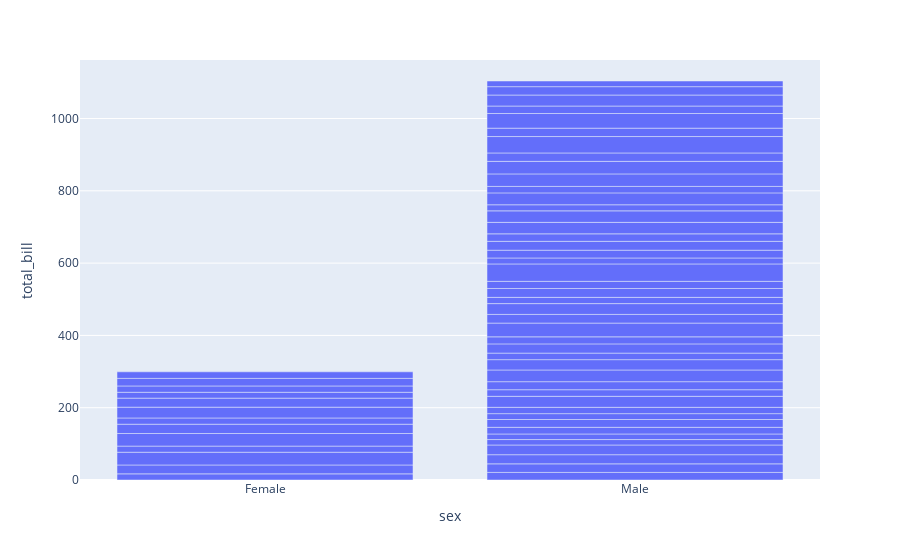

Here is the notebook cell this chart was saved with:
### Code cell
fi=data.query("total_bill > 15 and day =='Sun'")
fig=px.bar(fi,x='sex',y='total_bill')
fig.show()

### Figure 1 — Plotly figure (JSON) as saved in the notebook; plotly's stock layout.template omitted (floating-point values rounded to 4 significant figures)
{"data": [{"alignmentgroup": "True", "hovertemplate": "sex=%{x}<br>total_bill=%{y}<extra></extra>", "legendgroup": "", "marker": {"color": "#636efa", "pattern": {"shape": ""}}, "name": "", "offsetgroup": "", "orientation": "v", "showlegend": false, "textposition": "auto", "type": "bar", "x": ["Female", "Male", "Male", "Female", "Male", "Male", "Male", "Female", "Male", "Male", "Male", "Male", "Female", "Male", "Male", "Male", "Male", "Male", "Male", "Male", "Female", "Male", "Male", "Male", "Male", "Female", "Female", "Male", "Male", "Male", "Male", "Female", "Male", "Female", "Male", "Male", "Female", "Female", "Male", "Male", "Male", "Male", "Male", "Male", "Male", "Male", "Male", "Male", "Male", "Male", "Male", "Male", "Female", "Male", "Female", "Male", "Male"], "xaxis": "x", "y": [16.99, 21.01, 23.68, 24.59, 25.29, 26.88, 15.04, 35.26, 15.42, 18.43, 21.58, 16.29, 16.97, 17.46, 30.4, 18.29, 22.23, 32.4, 28.55, 18.04, 34.81, 25.56, 19.49, 38.07, 23.95, 25.71, 17.31, 29.93, 17.26, 24.55, 19.77, 29.85, 48.17, 25, 16.49, 21.5, 16.21, 17.51, 24.52, 20.76, 31.71, 31.85, 16.82, 32.9, 17.89, 34.63, 34.65, 23.33, 45.35, 23.17, 40.55, 20.69, 20.9, 30.46, 18.15, 23.1, 15.69], "yaxis": "y"}], "layout": {"barmode": "relative", "legend": {"tracegroupgap": 0}, "margin": {"t": 60}, "xaxis": {"anchor": "y", "domain": [0, 1], "title": {"text": "sex"}}, "yaxis": {"anchor": "x", "domain": [0, 1], "title": {"text": "total_bill"}}}}
